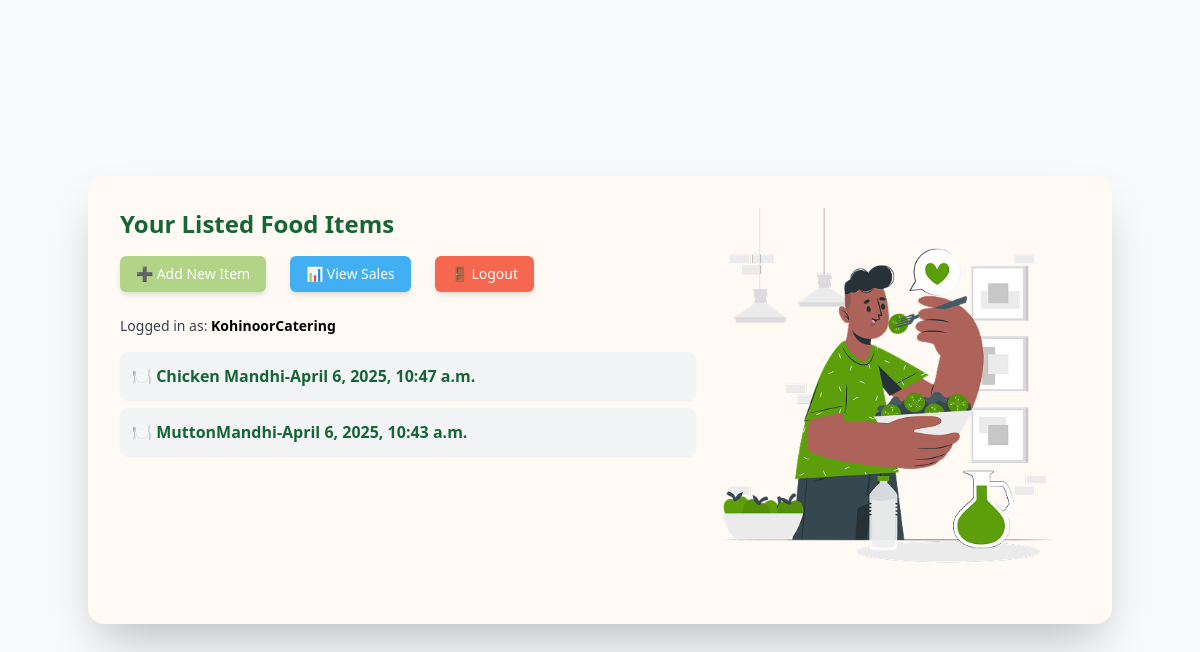
The page /food/list/ (signed in) on the database as committed earlier.
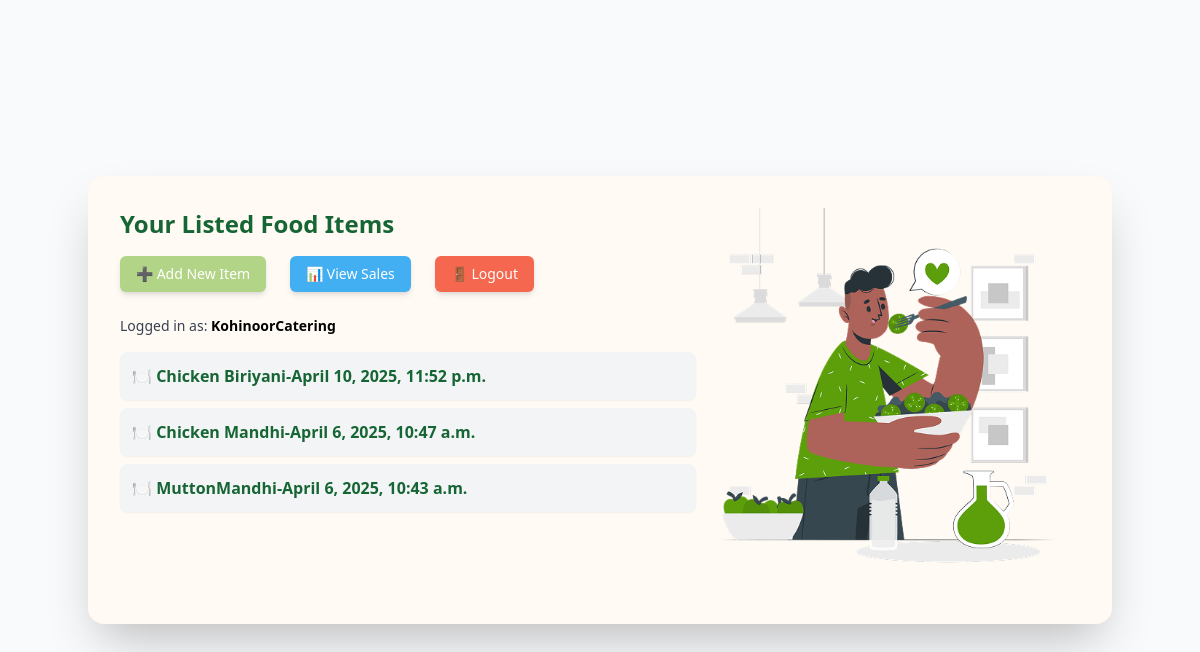
The same page on the database as committed later.
### users/models.py (models this page shows)
class CustomUser(AbstractUser):
    ROLE_CHOICES = (
        ('seller', 'Seller'),
        ('buyer', 'Buyer'),
    )
    role = models.CharField(max_length=10, choices=ROLE_CHOICES)
    phone_no = models.CharField(max_length=15)
    def __str__(self):
        return self.username

### food/models.py (models this page shows, shortened)
class FoodItem(models.Model):
    seller = models.ForeignKey(settings.AUTH_USER_MODEL, on_delete=models.CASCADE)
    Item_name = models.CharField(max_length=255)
    quantity = models.IntegerField()
    price = models.DecimalField(max_digits=6, decimal_places=2)
    location = models.CharField(max_length=250)
    photo = models.ImageField(upload_to='uploads/', blank=True, null=True)
    created_at = models.DateTimeField(auto_now_add=True)

### food/views.py (the view)
# urls.py: path('list/',food_list,name='food_list'),
@login_required
@user_passes_test(is_seller, login_url='users:login', redirect_field_name=None)
def food_list(request):
    food_items = FoodItem.objects.filter(seller=request.user).order_by('-created_at')
    return render(request, 'food/food_list.html', {'food_items': food_items})

### food/views.py (called while the page is built)
def is_seller(user):
    return user.is_authenticated and user.role == 'seller'

### food/templates/food/food_list.html
{% extends 'base.html' %}
{% load static %}
{% block content %}
<div class="flex justify-center items-center min-h-screen bg-gray-50">
    <div class="bg-[#FFFAF4] p-8 rounded-2xl shadow-2xl w-full max-w-5xl flex flex-col md:flex-row">
        <div class="w-full md:w-3/5">
            <h2 class="text-2xl font-bold text-green-800 mb-4">Your Listed Food Items</h2>
            <div class="flex space-x-6 mb-6">
                <a href="{% url 'food:add_food_item' %}"
                   class="inline-flex items-center bg-[#b2d486] text-white px-4 py-2 text-sm rounded-md font-medium shadow-md hover:bg-[#a5cb74] transition">
                   ➕ Add New Item
                </a>
                <a href="{% url 'food:sales' %}"
                   class="inline-flex items-center bg-[#42aff3] text-white px-4 py-2 text-sm rounded-md font-medium shadow-md hover:bg-[#34a1e4] transition">
                   📊 View Sales
                </a>
                <a href="{% url 'users:logout' %}"
                   class="inline-flex items-center bg-[#f5674e] text-white px-4 py-2 text-sm rounded-md font-medium shadow-md hover:bg-[#d8553d] transition">
                   🚪 Logout
                </a>
            </div>
            <p class="text-gray-700 text-sm font-medium mb-4">Logged in as:
                <span class="text-black font-semibold">{{ request.user }}</span>
            </p>
            <ul class="space-y-2">
                {% for item in food_items %}
                    <li>
                        <a href="{% url 'food:food_detail' item.id %}"
                           class="block bg-gray-100 hover:bg-gray-200 text-green-800 font-semibold p-3 rounded-lg shadow-sm transition">
                           🍽 {{ item.Item_name }}-{{item.created_at}}
                        </a>
                    </li>
                {% empty %}
                    <li class="text-gray-600">No food items available.</li>
                {% endfor %}
            </ul>
        </div>
        <div class="hidden md:flex md:w-2/5 justify-center items-center">
            <img src="{% static 'images/Eating2.png' %}"
                 alt="Food Listing Illustration"
                 class="w-full max-w-sm rounded-lg">
        </div>
    </div>
</div>
{% endblock %}

### templates/base.html (shortened to what this page needs)
{% load static %}
<!DOCTYPE html>
<html lang="en">
<head>
    <link href="{% static 'dist/css/output.css' %}" rel="stylesheet">
</head>
<body>
    {% block content %}{% endblock content %}
</body>
</html>

Rows that differ between the two databases and show on the page:
added FoodItem: Item_name "Chicken Biriyani", created_at "April 10, 2025, 11:52 p.m."
